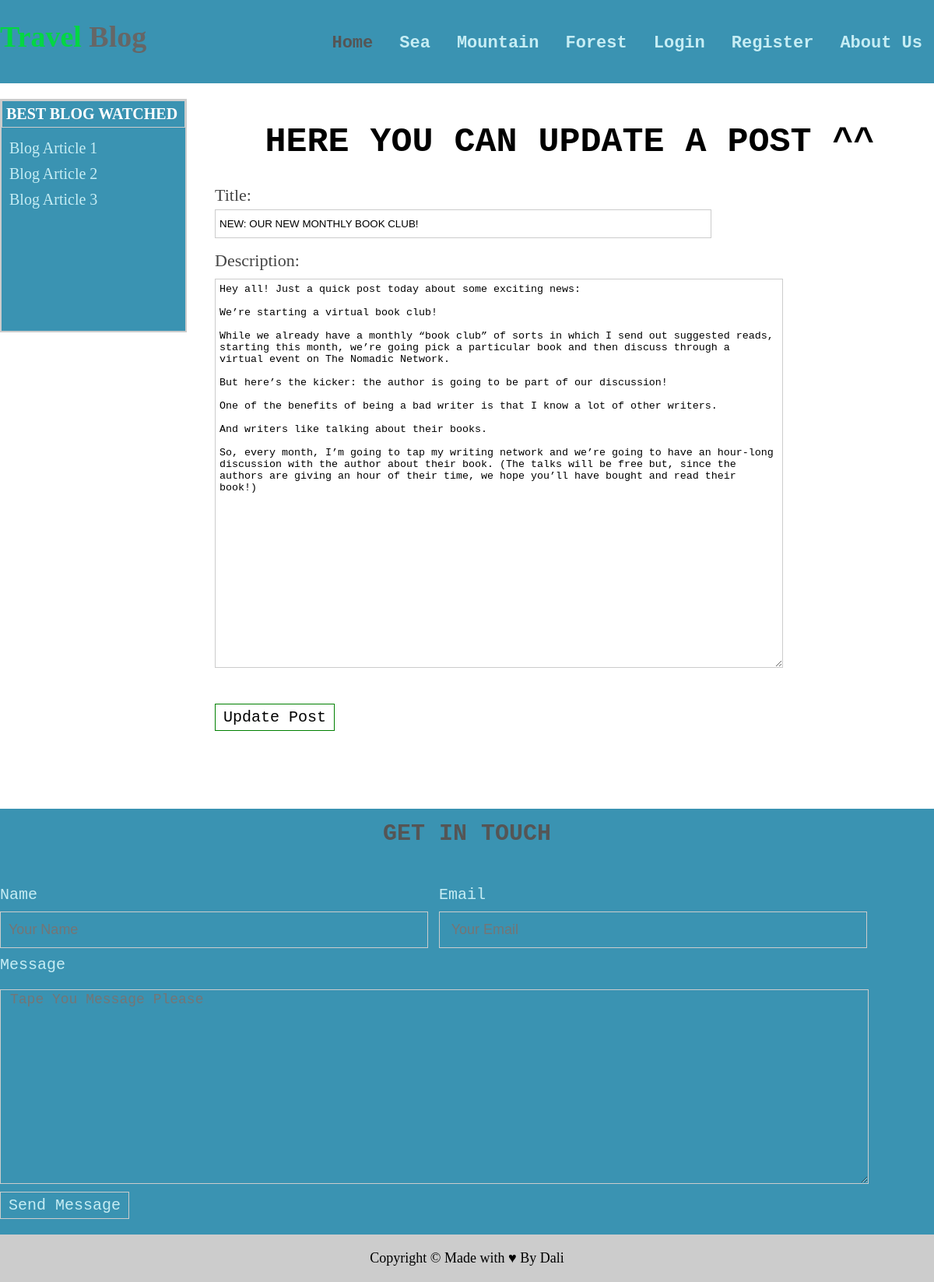
Before: /post/3/update with the older database file.
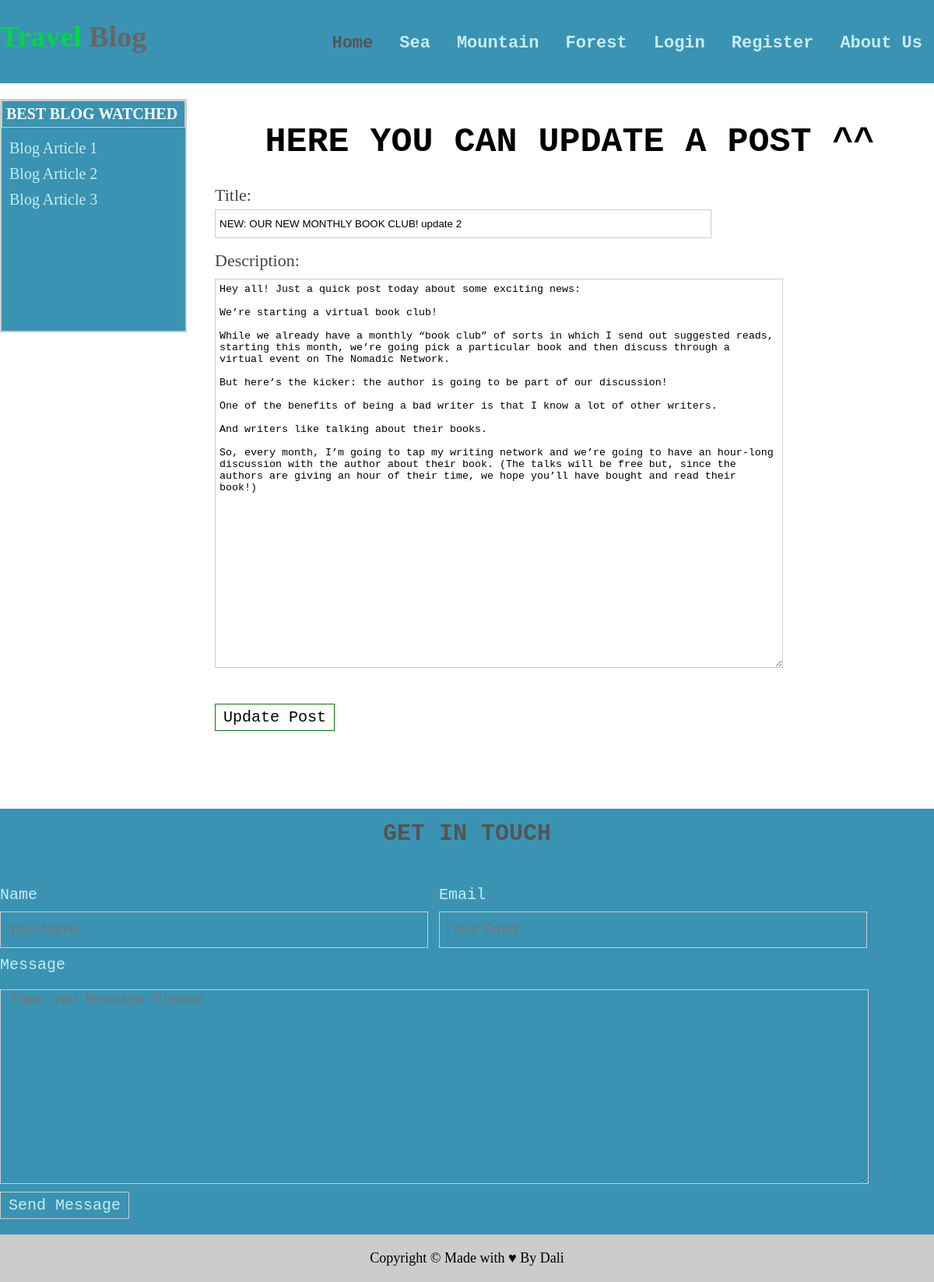
After: the same page with the newer database file.
### blog/models.py (models this page shows, shortened)
class BlogArticle(models.Model):
    title = models.CharField(max_length=100)
    author = models.CharField(max_length=100)
    date_to = models.DateTimeField(auto_now_add=True)
    description = models.TextField()
    image = models.ImageField(default='default.jpg',  upload_to='blog-pics')

### blog/views.py (the view)
# urls.py: path('post/<int:pk>/update', PostUpdateView.as_view(), name='post-update'),
class PostUpdateView(UpdateView):
    model = BlogArticle
    fields = ['title', 'description']
    template_name_suffix = '_update_form'
    success_url = reverse_lazy('home-page')

### blog/templates/blog/BlogArticle_update_form.html (shortened to what this page needs)
{% extends "blog/base.html" %}
{% load static %}
{% block content %}
<div class="blog-show">
    <h1> Here you can Update a post ^^</h1>
    <div class="blog-create">
        <form method="post">
            {{ form.as_p }}
            <button type="submit">Update Post</button>
        </form>
    </div>
</div>
{% endblock content %}

Changed rows visible on the page:
changed BlogArticle: title "NEW: OUR NEW MONTHLY BOOK CLUB!" → "NEW: OUR NEW MONTHLY BOOK CLUB! update 2"
